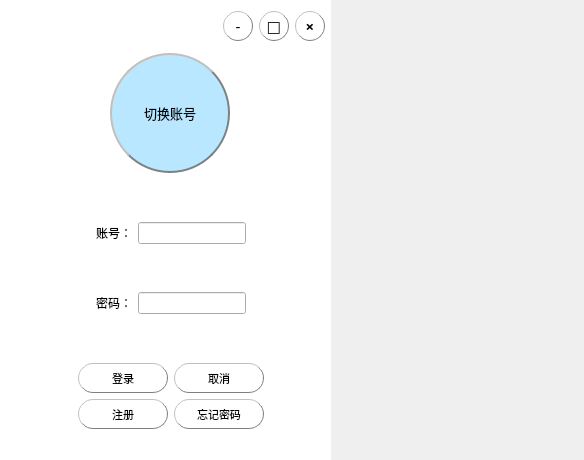
<?xml version="1.0" encoding="UTF-8"?>
<ui version="4.0">
 <class>Widget</class>
 <widget class="QWidget" name="Widget">
  <property name="geometry">
   <rect>
    <x>0</x>
    <y>0</y>
    <width>584</width>
    <height>460</height>
   </rect>
  </property>
  <property name="windowTitle">
   <string>Widget</string>
  </property>
  <widget class="QListView" name="backlistView">
   <property name="geometry">
    <rect>
     <x>0</x>
     <y>-10</y>
     <width>331</width>
     <height>491</height>
    </rect>
   </property>
   <property name="styleSheet">
    <string notr="true">background-image: url(:/pic/backgroud0.jpg);
no-repeat center;border:0px;
</string>
   </property>
  </widget>
  <widget class="QWidget" name="widget_5" native="true">
   <property name="geometry">
    <rect>
     <x>20</x>
     <y>10</y>
     <width>301</width>
     <height>451</height>
    </rect>
   </property>
   <property name="sizePolicy">
    <sizepolicy hsizetype="Expanding" vsizetype="Expanding">
     <horstretch>0</horstretch>
     <verstretch>0</verstretch>
    </sizepolicy>
   </property>
   <layout class="QVBoxLayout" name="verticalLayout">
    <item>
     <spacer name="verticalSpacer_2">
      <property name="orientation">
       <enum>Qt::Vertical</enum>
      </property>
      <property name="sizeHint" stdset="0">
       <size>
        <width>20</width>
        <height>10</height>
       </size>
      </property>
     </spacer>
    </item>
    <item>
     <widget class="QWidget" name="widget_4" native="true">
      <layout class="QHBoxLayout" name="horizontalLayout_3">
       <item>
        <widget class="QPushButton" name="changeButton">
         <property name="sizePolicy">
          <sizepolicy hsizetype="Minimum" vsizetype="Expanding">
           <horstretch>0</horstretch>
           <verstretch>0</verstretch>
          </sizepolicy>
         </property>
         <property name="minimumSize">
          <size>
           <width>120</width>
           <height>120</height>
          </size>
         </property>
         <property name="maximumSize">
          <size>
           <width>120</width>
           <height>120</height>
          </size>
         </property>
         <property name="font">
          <font>
           <family>微软雅黑</family>
           <pointsize>10</pointsize>
          </font>
         </property>
         <property name="styleSheet">
          <string notr="true">QPushButton{
background-image: url(:/pic/backgroud0.jpg);
background-color: rgb(184, 231, 255);
color:black;
border-radius:60px;
border:2px groove gray;
border-style:outset;
}
</string>
         </property>
         <property name="text">
          <string>切换账号</string>
         </property>
        </widget>
       </item>
      </layout>
     </widget>
    </item>
    <item>
     <spacer name="verticalSpacer_5">
      <property name="orientation">
       <enum>Qt::Vertical</enum>
      </property>
      <property name="sizeHint" stdset="0">
       <size>
        <width>20</width>
        <height>10</height>
       </size>
      </property>
     </spacer>
    </item>
    <item>
     <widget class="QWidget" name="widget_3" native="true">
      <layout class="QHBoxLayout" name="horizontalLayout_2">
       <item>
        <spacer name="horizontalSpacer">
         <property name="orientation">
          <enum>Qt::Horizontal</enum>
         </property>
         <property name="sizeHint" stdset="0">
          <size>
           <width>40</width>
           <height>20</height>
          </size>
         </property>
        </spacer>
       </item>
       <item>
        <widget class="QLabel" name="IDlabel">
         <property name="text">
          <string>账号：</string>
         </property>
        </widget>
       </item>
       <item>
        <widget class="QLineEdit" name="IDlineEdit"/>
       </item>
       <item>
        <spacer name="horizontalSpacer_2">
         <property name="orientation">
          <enum>Qt::Horizontal</enum>
         </property>
         <property name="sizeHint" stdset="0">
          <size>
           <width>40</width>
           <height>20</height>
          </size>
         </property>
        </spacer>
       </item>
      </layout>
     </widget>
    </item>
    <item>
     <spacer name="verticalSpacer_4">
      <property name="orientation">
       <enum>Qt::Vertical</enum>
      </property>
      <property name="sizeHint" stdset="0">
       <size>
        <width>20</width>
        <height>10</height>
       </size>
      </property>
     </spacer>
    </item>
    <item>
     <widget class="QWidget" name="widget_2" native="true">
      <layout class="QHBoxLayout" name="horizontalLayout">
       <item>
        <spacer name="horizontalSpacer_3">
         <property name="orientation">
          <enum>Qt::Horizontal</enum>
         </property>
         <property name="sizeHint" stdset="0">
          <size>
           <width>40</width>
           <height>20</height>
          </size>
         </property>
        </spacer>
       </item>
       <item>
        <widget class="QLabel" name="Pswlabel">
         <property name="text">
          <string>密码：</string>
         </property>
        </widget>
       </item>
       <item>
        <widget class="QLineEdit" name="PswlineEdit"/>
       </item>
       <item>
        <spacer name="horizontalSpacer_4">
         <property name="orientation">
          <enum>Qt::Horizontal</enum>
         </property>
         <property name="sizeHint" stdset="0">
          <size>
           <width>40</width>
           <height>20</height>
          </size>
         </property>
        </spacer>
       </item>
      </layout>
     </widget>
    </item>
    <item>
     <spacer name="verticalSpacer_3">
      <property name="orientation">
       <enum>Qt::Vertical</enum>
      </property>
      <property name="sizeHint" stdset="0">
       <size>
        <width>20</width>
        <height>10</height>
       </size>
      </property>
     </spacer>
    </item>
    <item>
     <widget class="QWidget" name="widget" native="true">
      <layout class="QGridLayout" name="gridLayout">
       <item row="0" column="1">
        <widget class="QPushButton" name="loginButton">
         <property name="sizePolicy">
          <sizepolicy hsizetype="Minimum" vsizetype="Expanding">
           <horstretch>0</horstretch>
           <verstretch>0</verstretch>
          </sizepolicy>
         </property>
         <property name="minimumSize">
          <size>
           <width>90</width>
           <height>30</height>
          </size>
         </property>
         <property name="maximumSize">
          <size>
           <width>90</width>
           <height>30</height>
          </size>
         </property>
         <property name="font">
          <font>
           <family>Agency FB</family>
           <pointsize>8</pointsize>
          </font>
         </property>
         <property name="styleSheet">
          <string notr="true">QPushButton{
border-radius:15px;
background-image: url(:/pic/backgroud0.jpg);
border:1px groove gray;
border-style:outset;
}
</string>
         </property>
         <property name="text">
          <string>登录</string>
         </property>
        </widget>
       </item>
       <item row="1" column="1">
        <widget class="QPushButton" name="registButton">
         <property name="sizePolicy">
          <sizepolicy hsizetype="Minimum" vsizetype="Expanding">
           <horstretch>0</horstretch>
           <verstretch>0</verstretch>
          </sizepolicy>
         </property>
         <property name="minimumSize">
          <size>
           <width>90</width>
           <height>30</height>
          </size>
         </property>
         <property name="maximumSize">
          <size>
           <width>90</width>
           <height>30</height>
          </size>
         </property>
         <property name="font">
          <font>
           <family>Agency FB</family>
           <pointsize>8</pointsize>
          </font>
         </property>
         <property name="styleSheet">
          <string notr="true">QPushButton{
border-radius:15px;
background-image: url(:/pic/backgroud0.jpg);
border:1px groove gray;
border-style:outset;
}
</string>
         </property>
         <property name="text">
          <string>注册</string>
         </property>
        </widget>
       </item>
       <item row="1" column="2">
        <widget class="QPushButton" name="forgetButton">
         <property name="sizePolicy">
          <sizepolicy hsizetype="Minimum" vsizetype="Expanding">
           <horstretch>0</horstretch>
           <verstretch>0</verstretch>
          </sizepolicy>
         </property>
         <property name="minimumSize">
          <size>
           <width>90</width>
           <height>30</height>
          </size>
         </property>
         <property name="maximumSize">
          <size>
           <width>90</width>
           <height>30</height>
          </size>
         </property>
         <property name="font">
          <font>
           <family>Agency FB</family>
           <pointsize>8</pointsize>
          </font>
         </property>
         <property name="styleSheet">
          <string notr="true">QPushButton{
border-radius:15px;
background-image: url(:/pic/backgroud0.jpg);
border:1px groove gray;
border-style:outset;
}
</string>
         </property>
         <property name="text">
          <string>忘记密码</string>
         </property>
        </widget>
       </item>
       <item row="0" column="2">
        <widget class="QPushButton" name="cancelButton">
         <property name="minimumSize">
          <size>
           <width>90</width>
           <height>30</height>
          </size>
         </property>
         <property name="maximumSize">
          <size>
           <width>90</width>
           <height>30</height>
          </size>
         </property>
         <property name="font">
          <font>
           <family>Agency FB</family>
           <pointsize>8</pointsize>
          </font>
         </property>
         <property name="styleSheet">
          <string notr="true">QPushButton{
border-radius:15px;
background-image: url(:/pic/backgroud0.jpg);
border:1px groove gray;
border-style:outset;
}
</string>
         </property>
         <property name="text">
          <string>取消</string>
         </property>
        </widget>
       </item>
       <item row="0" column="3">
        <spacer name="horizontalSpacer_6">
         <property name="orientation">
          <enum>Qt::Horizontal</enum>
         </property>
         <property name="sizeHint" stdset="0">
          <size>
           <width>10</width>
           <height>20</height>
          </size>
         </property>
        </spacer>
       </item>
       <item row="0" column="0">
        <spacer name="horizontalSpacer_5">
         <property name="orientation">
          <enum>Qt::Horizontal</enum>
         </property>
         <property name="sizeHint" stdset="0">
          <size>
           <width>10</width>
           <height>20</height>
          </size>
         </property>
        </spacer>
       </item>
       <item row="2" column="1">
        <spacer name="verticalSpacer">
         <property name="orientation">
          <enum>Qt::Vertical</enum>
         </property>
         <property name="sizeHint" stdset="0">
          <size>
           <width>20</width>
           <height>10</height>
          </size>
         </property>
        </spacer>
       </item>
      </layout>
     </widget>
    </item>
   </layout>
  </widget>
  <widget class="QWidget" name="widget_6" native="true">
   <property name="geometry">
    <rect>
     <x>200</x>
     <y>0</y>
     <width>136</width>
     <height>51</height>
    </rect>
   </property>
   <layout class="QHBoxLayout" name="horizontalLayout_4">
    <item>
     <spacer name="horizontalSpacer_7">
      <property name="orientation">
       <enum>Qt::Horizontal</enum>
      </property>
      <property name="sizeHint" stdset="0">
       <size>
        <width>40</width>
        <height>20</height>
       </size>
      </property>
     </spacer>
    </item>
    <item>
     <widget class="QPushButton" name="hideButton">
      <property name="sizePolicy">
       <sizepolicy hsizetype="Expanding" vsizetype="Fixed">
        <horstretch>0</horstretch>
        <verstretch>0</verstretch>
       </sizepolicy>
      </property>
      <property name="minimumSize">
       <size>
        <width>30</width>
        <height>30</height>
       </size>
      </property>
      <property name="maximumSize">
       <size>
        <width>30</width>
        <height>30</height>
       </size>
      </property>
      <property name="font">
       <font>
        <family>微软雅黑</family>
        <pointsize>11</pointsize>
        <weight>50</weight>
        <bold>false</bold>
       </font>
      </property>
      <property name="styleSheet">
       <string notr="true">QPushButton{
border-radius:15px;
background-image: url(:/pic/backgroud0.jpg);
border:1px groove gray;
border-style:outset;
}
</string>
      </property>
      <property name="text">
       <string>-</string>
      </property>
     </widget>
    </item>
    <item>
     <widget class="QPushButton" name="maxButton">
      <property name="minimumSize">
       <size>
        <width>30</width>
        <height>30</height>
       </size>
      </property>
      <property name="maximumSize">
       <size>
        <width>30</width>
        <height>30</height>
       </size>
      </property>
      <property name="font">
       <font>
        <family>微软雅黑</family>
        <pointsize>11</pointsize>
        <weight>75</weight>
        <bold>true</bold>
       </font>
      </property>
      <property name="styleSheet">
       <string notr="true">QPushButton{
border-radius:15px;
background-image: url(:/pic/backgroud0.jpg);
border:1px groove gray;
border-style:outset;
}
</string>
      </property>
      <property name="text">
       <string>□</string>
      </property>
     </widget>
    </item>
    <item>
     <widget class="QPushButton" name="closeButton">
      <property name="minimumSize">
       <size>
        <width>30</width>
        <height>30</height>
       </size>
      </property>
      <property name="maximumSize">
       <size>
        <width>30</width>
        <height>30</height>
       </size>
      </property>
      <property name="font">
       <font>
        <family>微软雅黑</family>
        <pointsize>11</pointsize>
        <weight>75</weight>
        <bold>true</bold>
       </font>
      </property>
      <property name="styleSheet">
       <string notr="true">QPushButton{
border-radius:15px;
background-image: url(:/pic/backgroud0.jpg);
border:1px groove gray;
border-style:outset;
}
</string>
      </property>
      <property name="text">
       <string>×</string>
      </property>
     </widget>
    </item>
   </layout>
  </widget>
 </widget>
 <layoutdefault spacing="6" margin="11"/>
 <resources/>
 <connections/>
</ui>
